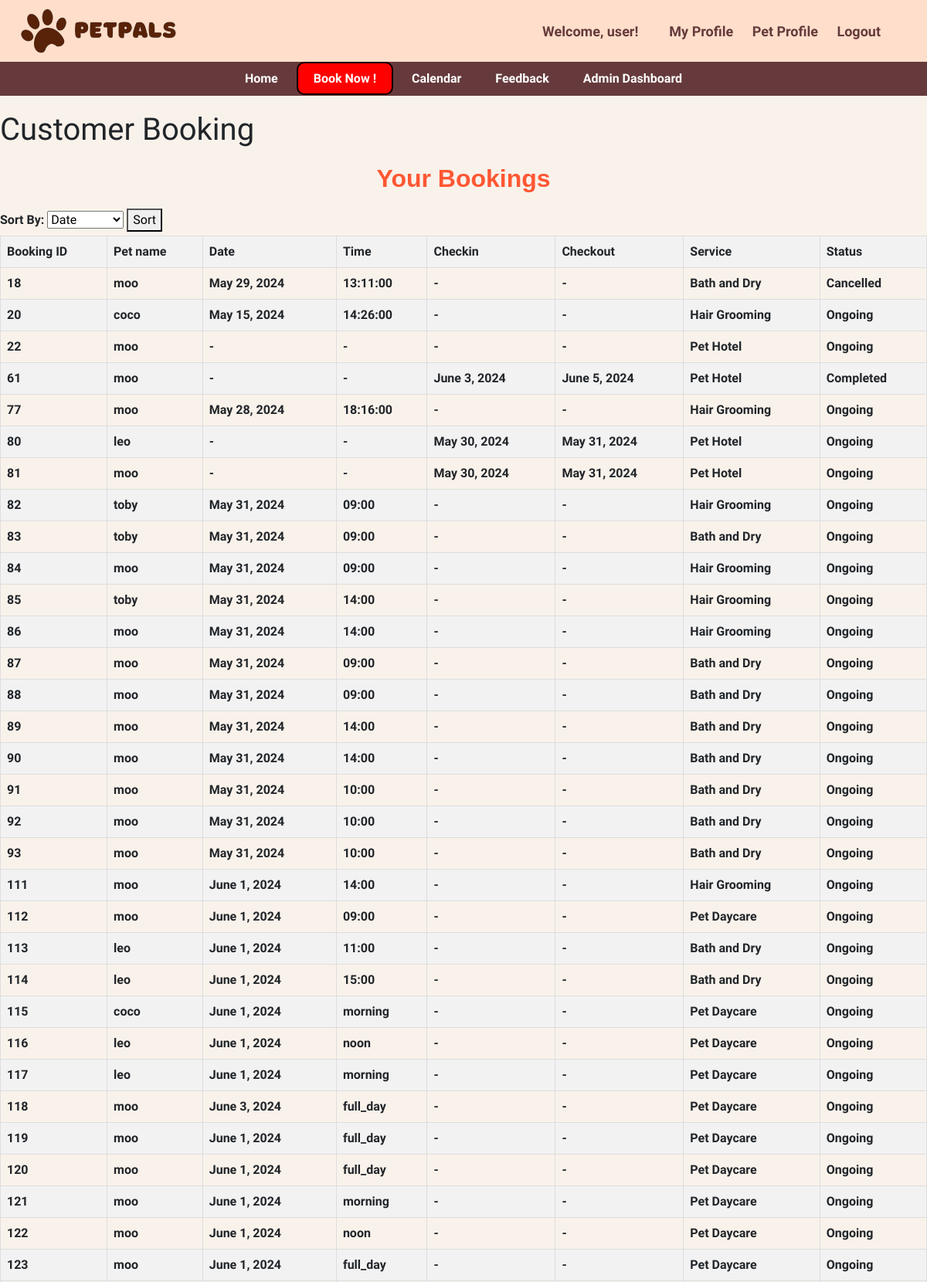
The app's page /customer_booking/ (signed in, upper part) with its own data.
### main/models.py (models this page shows, shortened)
class Booking(models.Model):
    owner = models.ForeignKey(Owner, null=True, on_delete=models.CASCADE)
    pet = models.ManyToManyField(Pet)
    room = models.ForeignKey(Room, null=True, on_delete=models.CASCADE)
    date = models.DateField(blank=True, null=True)
    TIME_CHOICES = [
        ('09:00', '9:00'),
        ('10:00', '10:00'),
        ('11:00', '11:00'),
        ('12:00', '12:00'),
        ('14:00', '2:00'),
        ('15:00', '3:00'),
        ('16:00', '4:00'),
        ('17:00', '5:00'),
        ('full_day', 'Full (7:00-19:00)'),
        ('morning', 'Morning (7:00-12:00)'),
        ('noon', 'Noon (13:00-19:00)'),
    ]
    time = models.CharField(max_length=10, choices=TIME_CHOICES, blank=True, null=True)
    SERVICE_CHOICES = [
        ('Hair Grooming', 'Hair Grooming'),
        ('Bath and Dry', 'Bath and Dry'),
        ('Pet Hotel', 'Pet Hotel'),
        ('Pet Daycare', 'Pet Daycare'),
    ]
    service = models.CharField(max_length=50, choices=SERVICE_CHOICES)
    STATUS_CHOICES = [
        ('Ongoing', 'Ongoing'),
        ('Completed', 'Completed'),
        ('Cancelled', 'Cancelled'),
    ]
    status = models.CharField(max_length=20, choices=STATUS_CHOICES, default='Ongoing')
    checkin = models.DateField(null=True, blank=True)
    checkout = models.DateField(null=True, blank=True)

class Pet(models.Model):
    name = models.CharField(max_length=20)
    owner = models.ForeignKey(Owner, null=True, on_delete=models.CASCADE)
    age = models.PositiveBigIntegerField()
    species = models.CharField(max_length=50)
    breed = models.CharField(max_length=50)
    profile_pic = models.ImageField(default="profile.jpg", null=True, blank=True)

### main/views.py (the view)
# urls.py: path('customer_booking/', views.customer_booking, name='customer_booking'),
@login_required
def customer_booking(request):
    owner = request.user.owner
    bookings = Booking.objects.filter(owner=owner, )
    context = {
        'bookings': bookings,
    }
    return render(request, 'customer_booking.html', context)

### main/templates/customer_booking.html (shortened to what this page needs)
{% extends 'base.html' %}
{% block content %}
<!DOCTYPE html>
<html lang="en">
<head>
</head>
<body>
    <h1 class="ti">Customer Booking</h1>
    <div style="margin-top: 20px; margin-bottom: 20px;">
    <h2 class="dash">Your Bookings</h2>
    <form method="GET" action="" class="sorting-form">
        <label for="sort_by">Sort By:</label>
        <select name="sort_by" id="sort_by" class="sort-select">
            <option value="date">Date</option>
        </select>
        <button type="submit" class="sort-button">Sort</button>
    </form>
    <table>
        <thead>
            <tr>
                <th>Booking ID</th>
                <th>Pet name</th>
                <th>Date</th>
                <th>Time</th>
                <th>Checkin</th>
                <th>Checkout</th>
                <th>Service</th>
                <th>Status</th>
            </tr>
        </thead>
        <tbody>
            {% for booking in bookings %}
            <tr>
                <td>{{ booking.id }}</td>
                <td>
                    {% for pet in booking.pet.all %}
                        {{ pet.name }}{% if not forloop.last %}, {% endif %}
                    {% endfor %}
                </td>
                <td>{{ booking.date|default:"-" }}</td>
                <td>{{ booking.time|default:"-" }}</td>
                <td>{{ booking.checkin|default:"-" }}</td>
                <td>{{ booking.checkout|default:"-" }}</td>
                <td>{{ booking.service }}</td>
                <td>{{ booking.status }}</td>
            </tr>
            {% endfor %}
        </tbody>
    </table>
    </div>
</body>
</html>
{% endblock %}

### main/templates/navbar.html (shortened to what this page needs)
{% load static %}
    <header>
        <img src="{% static 'image/PetPals.png' %}" alt="Pawlogo" width="auto" height="80">
        <div class="profile-bar">
            <div class="profile-info">
                {% if request.user.is_authenticated %}
                    <span>Welcome, {{ request.user }}!</span>
                {% else %}
                    <span>Welcome, Guest!</span>
                {% endif %}
            </div>
                <div class="profile-actions">
                    {% if user.is_authenticated %}
                        <a href="{% url 'profile' %}">My Profile</a>
                        <a href="{% url 'petprofile' %}">Pet Profile</a>
                        <a href="{% url 'logout' %}">Logout</a>
                    {% else %}
                        <a href="{% url 'login' %}">Sign In</a>
                        <a href="{% url 'register' %}">Sign Up</a>
                    {% endif %}
                </div>
        </div>
    </header>
    <nav class="navigation">
        {% if user.is_authenticated %}
        <a href="{% url 'home' %}">Home</a>
        <a href="{% url 'bookingpage' %}" class="book">Book Now !</a>
        <a href="{% url 'calendar' %}">Calendar</a>
        <a href ="{% url 'feedback' %}">Feedback</a>
        {% else %}
        <a href="{% url 'home' %}">Home</a>
        <a href="#services">Services</a>
        {% endif %}
        {% if request.user.is_staff %}
        <a href="{% url 'admin_dashboard' %}" >Admin Dashboard </a>
        {% endif %}
    </nav>

### main/templates/base.html (style rules this page uses)
body { font-family: "Quicksand", sans-serif; font-optical-sizing: auto; font-weight: 600; font-style: normal; margin: 0; padding: 0; background-color: #F9F2EB; }
h2 { text-align: center; color: #8B4513; margin-bottom: 20px; font-size: xx-large; }
.ti { margin-top: 20px; }

### main/templates/navbar.html (style rules this page uses)
header { background-color: rgb(255, 223, 203); padding: 0px; text-align: center; color: rgb(102, 58, 60); display: flex; justify-content: space-between; align-items: center; }
.navigation { background-color:rgb(102,58,60); padding: 10px 0; text-align: center; }
.navigation a { color: white; text-decoration: none; padding: 10px 20px; }
.profile-bar { display: flex; align-items: center; margin-right: 5%; font-size: large; }
.profile-info { margin-right: 20px; }
.profile-info span { font-weight: bold; }
.profile-actions a { color: rgb(102,58,60); text-decoration: none; margin-left: 20px; }
.book { border-radius: 10px; border: 2px solid black; background-color: red; color:white; }

### main/templates/customer_booking.html (style rules this page uses)
.dash { color: #FF5733; font-family: Arial, sans-serif; font-weight: bold; }
table { width: 100%; border-collapse: collapse; border: 1px solid #ddd; }
th, td { border: 1px solid #ddd; padding: 8px; text-align: left; }
th { background-color: #f2f2f2; font-weight: bold; }
tr:nth-child(even) { background-color: #f2f2f2; }

### records on screen
Booking: id "18", date "May 29, 2024", time "13:11:00", checkin "-", checkout "-", service "Bath and Dry", status "Cancelled"
Pet: name "moo"
Booking: id "20", date "May 15, 2024", time "14:26:00", checkin "-", checkout "-", service "Hair Grooming", status "Ongoing"
Pet: name "coco"
Booking: id "22", date "-", time "-", checkin "-", checkout "-", service "Pet Hotel", status "Ongoing"
Booking: id "61", date "-", time "-", checkin "June 3, 2024", checkout "June 5, 2024", service "Pet Hotel", status "Completed"
Booking: id "77", date "May 28, 2024", time "18:16:00", checkin "-", checkout "-", service "Hair Grooming", status "Ongoing"
Booking: id "80", date "-", time "-", checkin "May 30, 2024", checkout "May 31, 2024", service "Pet Hotel", status "Ongoing"
Pet: name "leo"
Booking: id "81", date "-", time "-", checkin "May 30, 2024", checkout "May 31, 2024", service "Pet Hotel", status "Ongoing"
Booking: id "82", date "May 31, 2024", time "09:00", checkin "-", checkout "-", service "Hair Grooming", status "Ongoing"
Pet: name "toby"
Booking: id "83", date "May 31, 2024", time "09:00", checkin "-", checkout "-", service "Bath and Dry", status "Ongoing"
Booking: id "84", date "May 31, 2024", time "09:00", checkin "-", checkout "-", service "Hair Grooming", status "Ongoing"
Booking: id "85", date "May 31, 2024", time "14:00", checkin "-", checkout "-", service "Hair Grooming", status "Ongoing"
Booking: id "86", date "May 31, 2024", time "14:00", checkin "-", checkout "-", service "Hair Grooming", status "Ongoing"
Booking: id "87", date "May 31, 2024", time "09:00", checkin "-", checkout "-", service "Bath and Dry", status "Ongoing"
Booking: id "88", date "May 31, 2024", time "09:00", checkin "-", checkout "-", service "Bath and Dry", status "Ongoing"
Booking: id "89", date "May 31, 2024", time "14:00", checkin "-", checkout "-", service "Bath and Dry", status "Ongoing"
Booking: id "90", date "May 31, 2024", time "14:00", checkin "-", checkout "-", service "Bath and Dry", status "Ongoing"
Booking: id "91", date "May 31, 2024", time "10:00", checkin "-", checkout "-", service "Bath and Dry", status "Ongoing"
Booking: id "92", date "May 31, 2024", time "10:00", checkin "-", checkout "-", service "Bath and Dry", status "Ongoing"
Booking: id "93", date "May 31, 2024", time "10:00", checkin "-", checkout "-", service "Bath and Dry", status "Ongoing"
Booking: id "111", date "June 1, 2024", time "14:00", checkin "-", checkout "-", service "Hair Grooming", status "Ongoing"
Booking: id "112", date "June 1, 2024", time "09:00", checkin "-", checkout "-", service "Pet Daycare", status "Ongoing"
Booking: id "113", date "June 1, 2024", time "11:00", checkin "-", checkout "-", service "Bath and Dry", status "Ongoing"
Booking: id "114", date "June 1, 2024", time "15:00", checkin "-", checkout "-", service "Bath and Dry", status "Ongoing"
Booking: id "115", date "June 1, 2024", time "morning", checkin "-", checkout "-", service "Pet Daycare", status "Ongoing"
Booking: id "116", date "June 1, 2024", time "noon", checkin "-", checkout "-", service "Pet Daycare", status "Ongoing"
Booking: id "117", date "June 1, 2024", time "morning", checkin "-", checkout "-", service "Pet Daycare", status "Ongoing"
Booking: id "118", date "June 3, 2024", time "full_day", checkin "-", checkout "-", service "Pet Daycare", status "Ongoing"
Booking: id "119", date "June 1, 2024", time "full_day", checkin "-", checkout "-", service "Pet Daycare", status "Ongoing"
Booking: id "120", date "June 1, 2024", time "full_day", checkin "-", checkout "-", service "Pet Daycare", status "Ongoing"
Booking: id "121", date "June 1, 2024", time "morning", checkin "-", checkout "-", service "Pet Daycare", status "Ongoing"
Booking: id "122", date "June 1, 2024", time "noon", checkin "-", checkout "-", service "Pet Daycare", status "Ongoing"
Booking: id "123", date "June 1, 2024", time "full_day", checkin "-", checkout "-", service "Pet Daycare", status "Ongoing"

### other values on screen
{{ request.user }} "user"
